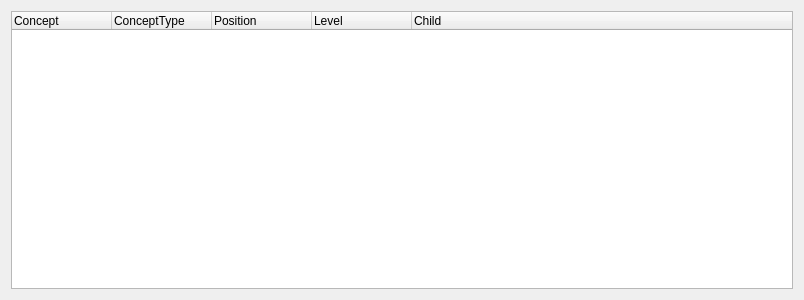
<ui version="4.0" >
 <class>QGDocStruct</class>
 <widget class="QWidget" name="QGDocStruct" >
  <property name="geometry" >
   <rect>
    <x>0</x>
    <y>0</y>
    <width>804</width>
    <height>300</height>
   </rect>
  </property>
  <property name="windowTitle" >
   <string>Form</string>
  </property>
  <layout class="QVBoxLayout" name="verticalLayout" >
   <item>
    <widget class="QTreeWidget" name="RecsList" >
     <property name="rootIsDecorated" >
      <bool>false</bool>
     </property>
     <column>
      <property name="text" >
       <string>Concept</string>
      </property>
     </column>
     <column>
      <property name="text" >
       <string>ConceptType</string>
      </property>
     </column>
     <column>
      <property name="text" >
       <string>Position</string>
      </property>
     </column>
     <column>
      <property name="text" >
       <string>Level</string>
      </property>
     </column>
     <column>
      <property name="text" >
       <string>Child</string>
      </property>
     </column>
    </widget>
   </item>
  </layout>
 </widget>
 <resources/>
 <connections/>
</ui>
